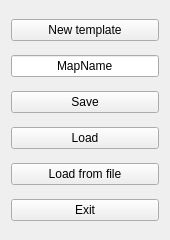
<?xml version="1.0" encoding="UTF-8"?>
<ui version="4.0">
 <class>mapEditTools</class>
 <widget class="QWidget" name="mapEditTools">
  <property name="geometry">
   <rect>
    <x>0</x>
    <y>0</y>
    <width>170</width>
    <height>240</height>
   </rect>
  </property>
  <property name="windowTitle">
   <string>Tools</string>
  </property>
  <layout class="QVBoxLayout" name="verticalLayout">
   <item>
    <widget class="QPushButton" name="buttNewTemplate">
     <property name="text">
      <string>New template</string>
     </property>
    </widget>
   </item>
   <item>
    <widget class="QLineEdit" name="mapName">
     <property name="text">
      <string>MapName</string>
     </property>
     <property name="alignment">
      <set>Qt::AlignCenter</set>
     </property>
    </widget>
   </item>
   <item>
    <widget class="QPushButton" name="buttSave">
     <property name="text">
      <string>Save</string>
     </property>
    </widget>
   </item>
   <item>
    <widget class="QPushButton" name="buttLoad">
     <property name="text">
      <string>Load</string>
     </property>
    </widget>
   </item>
   <item>
    <widget class="QPushButton" name="buttLoadFile">
     <property name="text">
      <string>Load from file</string>
     </property>
    </widget>
   </item>
   <item>
    <widget class="QPushButton" name="buttExit">
     <property name="text">
      <string>Exit</string>
     </property>
    </widget>
   </item>
  </layout>
 </widget>
 <resources/>
 <connections/>
</ui>
